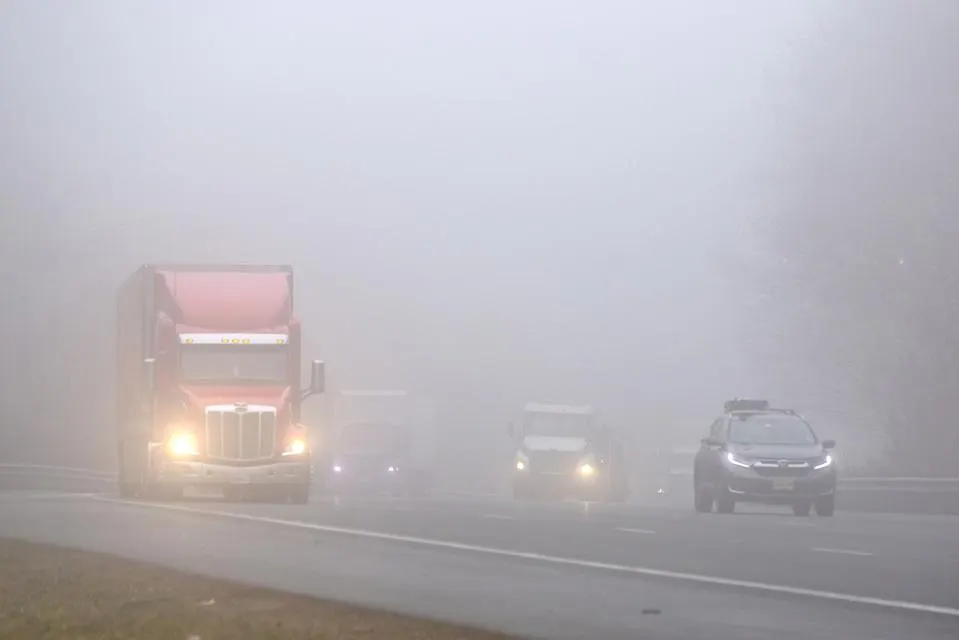
#> input picture Clear sight/fog/foggy_image.webp, 959 x 640 px, found by its file name
$ python fog_removal.py
#> lines starting #> are read from the running program, lines starting #| are printed output that depends on the picture
import cv2
import numpy as np

def remove_fog(image_path, output_path):
    # Load the image
    image = cv2.imread(image_path)
#> image is the input picture: shape (640, 959, 3); mean B, G, R 187.5, 181.6, 184.5
    if image is None:
        print("Error: Unable to load image.")
        return

    # Normalize the image to the range [0, 1]
    normalized_img = image.astype(np.float32) / 255.0

    # Calculate the dark channel
    kernel_size = 15  # Size of the patch to compute the dark channel
    min_channel = np.min(normalized_img, axis=2)
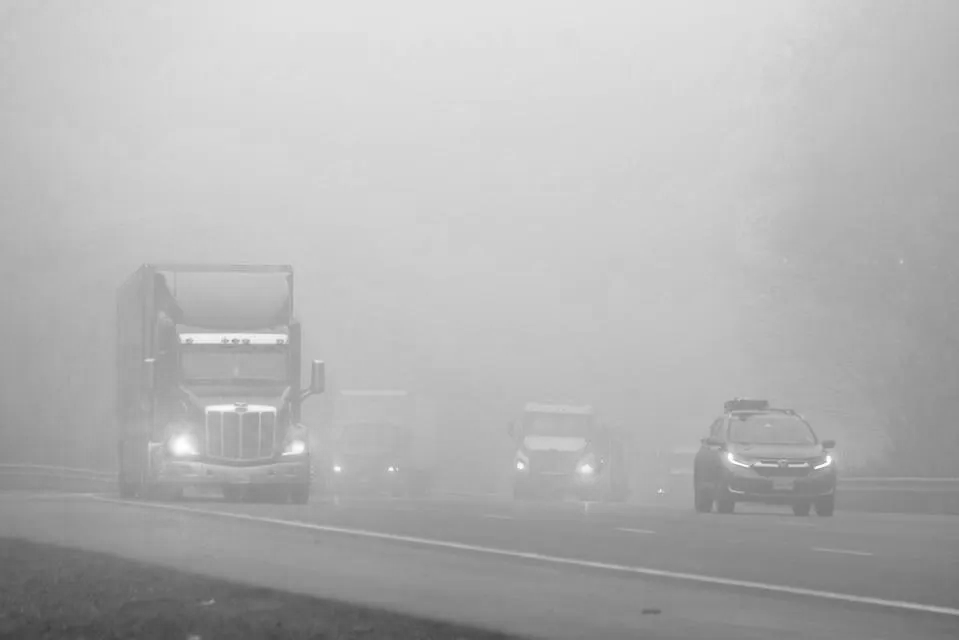
#> min_channel: shape (640, 959) float32; min 0.243, max 1, mean 0.702
    dark_channel = cv2.erode(min_channel, cv2.getStructuringElement(cv2.MORPH_RECT, (kernel_size, kernel_size)))
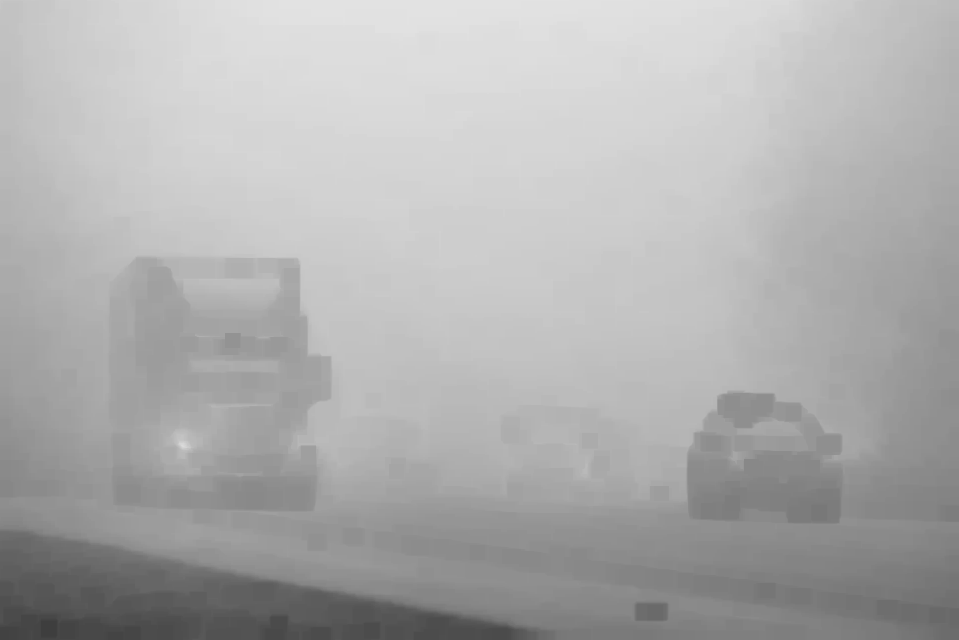
#> dark_channel: shape (640, 959) float32; min 0.243, max 0.886, mean 0.685

    # Estimate the atmospheric light
    flat_dark_channel = dark_channel.ravel()
    flat_image = normalized_img.reshape(-1, 3)
    num_pixels = len(flat_dark_channel)
#> num_pixels = 613760
    num_brightest = max(num_pixels // 1000, 1)  # Top 0.1% brightest pixels
#> num_brightest = 613
    indices = np.argsort(flat_dark_channel)[-num_brightest:]
#> indices = 613 values, max 19588 at index 610, min 2197 at index 506, mean 5544.9
    atmospheric_light = np.mean(flat_image[indices], axis=0)
#> atmospheric_light = [0.953, 0.894, 0.886]

    # Calculate the transmission map
    omega = 0.95  # Scattering coefficient
    transmission = 1 - omega * dark_channel / atmospheric_light.max()
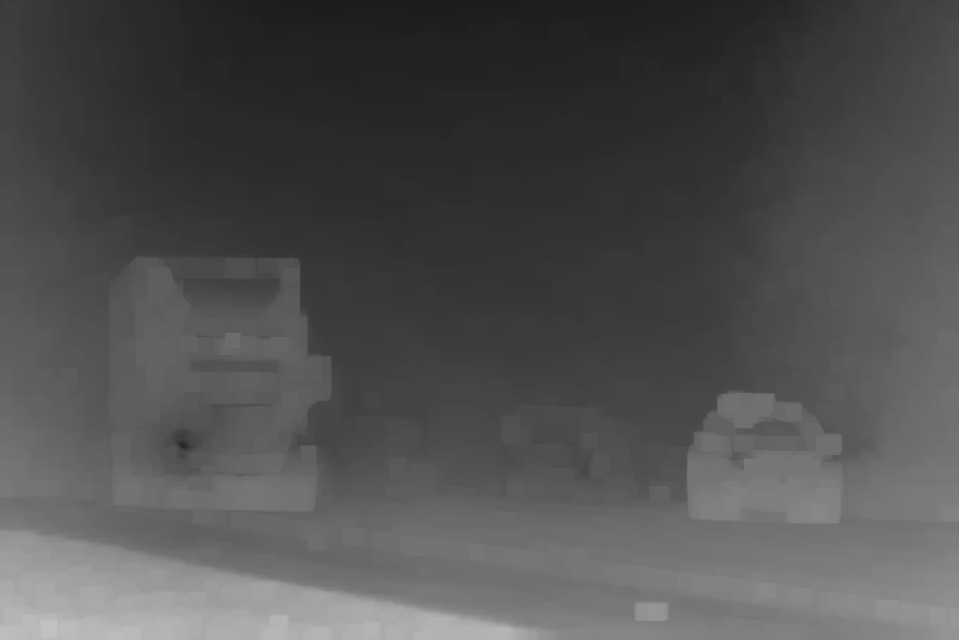
#> transmission: shape (640, 959) float32; min 0.116, max 0.758, mean 0.316

    # Refine the transmission map using median blur
    transmission_refined = cv2.medianBlur((transmission * 255).astype(np.uint8), 15) / 255.0

    # Restore the image
    t = np.clip(transmission_refined, 0.1, 1)  # Avoid division by zero
    dehazed_img = (normalized_img - atmospheric_light) / t[:, :, None] + atmospheric_light
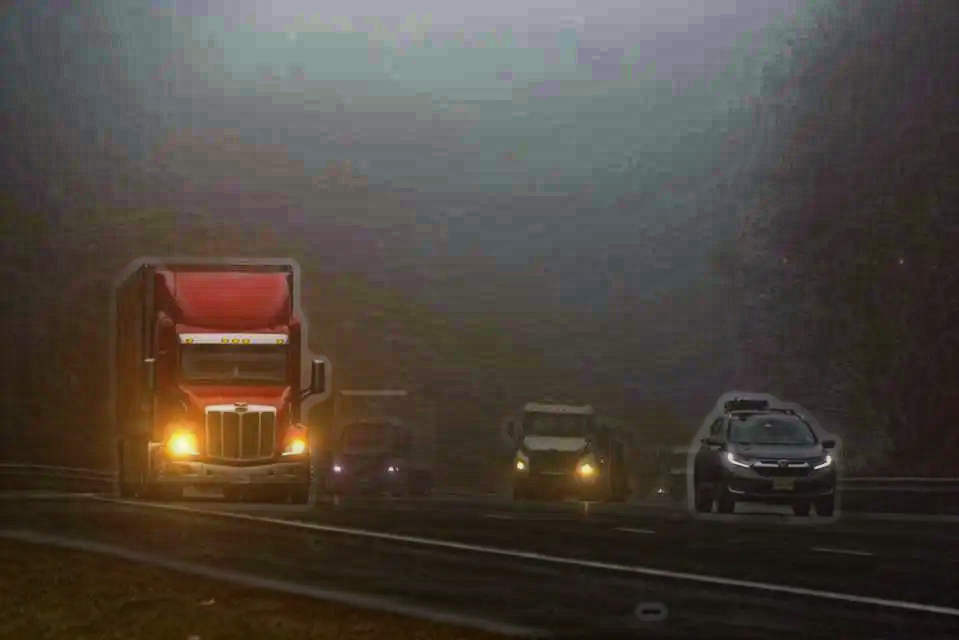
#> dehazed_img: shape (640, 959, 3) float64; mean B, G, R 0.344, 0.384, 0.424; drawn with min black and max white
    dehazed_img = np.clip(dehazed_img, 0, 1)
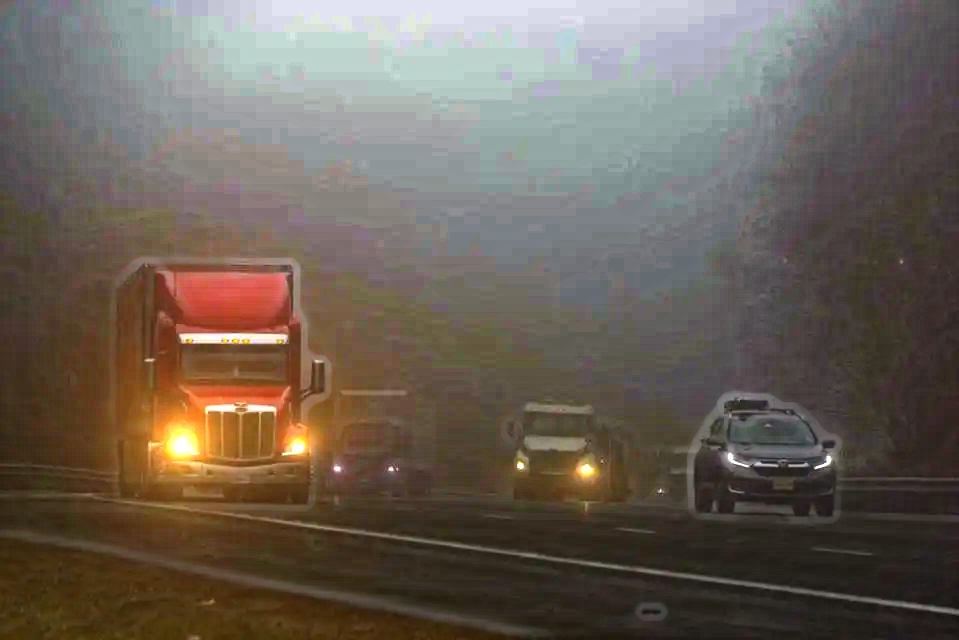
#> dehazed_img: shape (640, 959, 3) float64; mean B, G, R 0.344, 0.384, 0.423

    # Convert back to 8-bit
    output_image = (dehazed_img * 255).astype(np.uint8)

    # Save the dehazed image
    cv2.imwrite(output_path, output_image)
    print(f"Dehazed image saved at: {output_path}")

# Example usage
input_image = r"C:\Users\niros\OneDrive\Desktop\EE 405 FYP clear sight and TSR\Clear sight\fog\foggy_image.webp"
output_image = r"C:\Users\niros\OneDrive\Desktop\EE 405 FYP clear sight and TSR\Clear sight\fog\fog_removed_image.jpg"
remove_fog(input_image, output_image)
